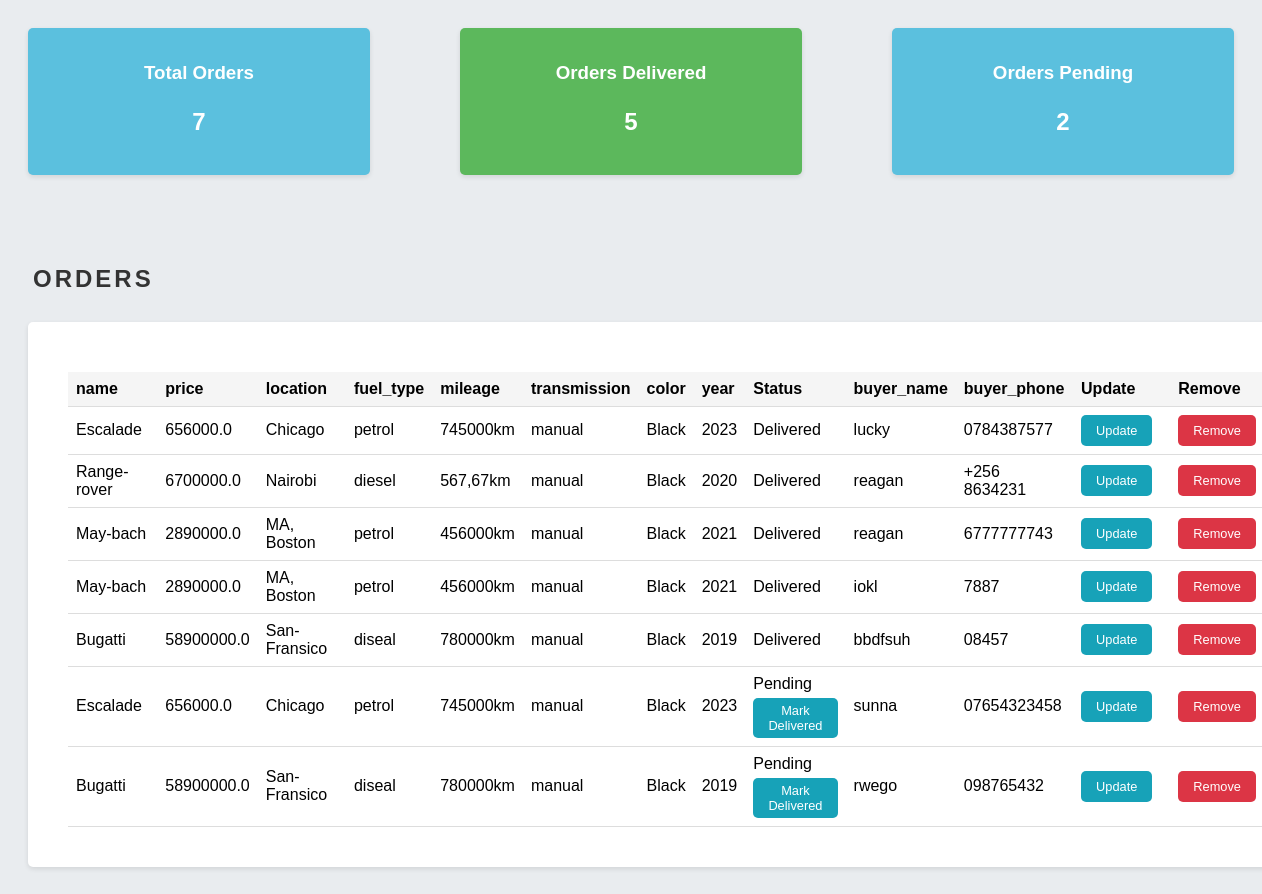
The page /dashboard/ (signed in) on the database its author committed.
### mycarproject/models.py (models this page shows, shortened)
class Order(models.Model):
     STATUS_CHOICES = (
            ('Pending', 'Pending'),
           ('Delivered', 'Delivered'),
     )
     name = models.CharField(max_length=100)
     price = models.DecimalField(max_digits=10,decimal_places=1)
     location = models.CharField(max_length=100)
     fuel_type = models.CharField(max_length=50, default='petrol')
     mileage = models.CharField(max_length=50, default='0')
     transmission = models.CharField(max_length=50, default='manual')
     color = models.CharField(max_length=50, default='Black')
     year = models.IntegerField()
     status = models.CharField(max_length=20, choices=STATUS_CHOICES, default='Pending')
     buyer_name = models.CharField(max_length=100, default='reagan')
     buyer_phone = models.CharField(max_length=15, default='+256 5685431')

### mycarproject/views.py (the view, shortened to what this page needs)
# urls.py: path('dashboard/', views.dashboard,name='dashboard'),
def dashboard(request):
    orders = Order.objects.all()
    total_orders = orders.count()
    delivered = orders.filter(status='Delivered').count()
    pending = orders.filter(status='Pending').count()
    request.session['is_admin_authenticated'] = False
    return render(request, 'mycarproject/dashboard.html', {
        'orders': orders,
        'total_orders': total_orders,
        'delivered': delivered,
        'pending': pending,
    })

### mycarproject/templates/mycarproject/dashboard.html (shortened to what this page needs)
<!DOCTYPE html>
<html lang="en">
<head>
</head>
<body>
    <div class="dashboard-container">
        <div class="card">
            <h3>Total Orders</h3>
            <p>{{ total_orders }}</p>
        </div>
        <div class="card delivered">
            <h3>Orders Delivered</h3>
            <p>{{ delivered }}</p>
        </div>
        <div class="card pending">
            <h3>Orders Pending</h3>
            <p>{{ pending }}</p>
        </div>
    </div>
    <main>
        <h2>Orders</h2>
        <div class="orders">
            <table>
                <thead>
                    <tr>
                        <th>name</th>
                        <th>price</th>
                        <th>location</th>
                        <th>fuel_type</th>
                        <th>mileage</th>
                        <th>transmission</th>
                        <th>color</th>
                        <th>year</th>
                        <th>Status</th>
                        <th>buyer_name</th>
                        <th>buyer_phone</th>
                        <th>Update</th>
                        <th>Remove</th>
                    </tr>
                </thead>
                <tbody>
                    {% for order in orders %}
                    <tr>
                        <td>{{ order.name }}</td>
                        <td>{{ order.price }}</td>
                        <td>{{ order.location }}</td>
                        <td>{{ order.fuel_type }}</td>
                        <td>{{ order.mileage }}</td>
                        <td>{{ order.transmission }}</td>
                        <td>{{ order.color }}</td>
                        <td>{{ order.year }}</td>
                        <td>{{ order.status }}
                            {% if order.status == "Pending" %}
                            <form method="post" action="{% url 'mark_delivered' order.pk %}" style="margin-top: 5px;">
                                <button type="submit" class="update-button">Mark Delivered</button>
                            </form>
                            {% endif %}
                        </td>
                        <td>{{ order.buyer_name }}</td>
                        <td>{{ order.buyer_phone}}</td>
                        <td><a href="{% url 'update_order' order.pk %}" class="update-button">Update</a></td>
                        <td><a href="{% url 'delete_order' order.pk %}" class="remove-button">Remove</a></td>
                    </tr>
                    {% endfor %}
                </tbody>
            </table>
        </div>
    </main>
</body>
</html>

### mycarproject/templates/mycarproject/dashboard.html (style rules this page uses)
body { font-family: sans-serif; background-color: #e9ecef; padding: 20px; }
.dashboard-container { display: flex; justify-content: center; gap: 90px; margin-bottom: 70px; box-sizing: border-box; width: 100%; }
.card { background-color: #5bc0de; border-radius: 5px; padding: 15px; text-align: center; box-shadow: 0 2px 5px rgba(0, 0, 0, 0.1); width: 500px; color: white; }
.card.delivered { background-color: #5cb85c; }
.card.pending { background-color: #5bc0de; }
.card h3 { margin-bottom: 5px; color: white; }
.card p { font-size: 1.5em; font-weight: bold; color: white; }
main { display: flex; flex-direction: column; gap: 20px; }
h2 { color: #333; margin-bottom: 9px; text-transform: uppercase; letter-spacing: 3px; margin-left: 5px; }
.orders { background-color: white; border-radius: 5px; padding: 40px; box-shadow: 0 2px 5px rgba(0, 0, 0, 0.1); width: 100%; overflow-x: auto; }
a { text-decoration: none; color: #007bff; margin-right: 10px; }
table { width: 100%; border-collapse: collapse; margin-top: 10px; }
th, td { padding: 8px; text-align: left; border-bottom: 1px solid #ddd; }
th { background-color: #f5f5f5; font-weight: bold; }
.update-button { background-color: #17a2b8; color: white; padding: 5px 10px; border: none; border-radius: 5px; cursor: pointer; text-decoration: none; display: inline-block; font-size: 0.8em; }
.remove-button { background-color: #dc3545; color: white; padding: 5px 10px; border: none; border-radius: 5px; cursor: pointer; text-decoration: none; display: inline-block; font-size: 0.8em; }
table a { padding: 5px 10px; border-radius: 5px; color: white; text-decoration: none; display: inline-block; }
table a[href*="update_order"] { background-color: #17a2b8; }
table a[href*="delete_order"] { background-color: #dc3545; }
.orders a { background-color: #007bff; color: white; padding: 8px 15px; border-radius: 5px; text-decoration: none; display: inline-block; font-size: 0.8em; }

### rows shown on the page
Order: name "Escalade", price "656000.0", location "Chicago", fuel_type "petrol", mileage "745000km", transmission "manual", color "Black", year "2023", status "Delivered", buyer_name "lucky", buyer_phone "0784387577"
Order: name "Range-rover", price "6700000.0", location "Nairobi", fuel_type "diesel", mileage "567,67km", transmission "manual", color "Black", year "2020", status "Delivered", buyer_name "reagan", buyer_phone "+256 8634231"
Order: name "May-bach", price "2890000.0", location "MA, Boston", fuel_type "petrol", mileage "456000km", transmission "manual", color "Black", year "2021", status "Delivered", buyer_name "reagan", buyer_phone "6777777743"
Order: name "May-bach", price "2890000.0", location "MA, Boston", fuel_type "petrol", mileage "456000km", transmission "manual", color "Black", year "2021", status "Delivered", buyer_name "iokl", buyer_phone "7887"
Order: name "Bugatti", price "58900000.0", location "San-Fransico", fuel_type "diseal", mileage "780000km", transmission "manual", color "Black", year "2019", status "Delivered", buyer_name "bbdfsuh", buyer_phone "08457"
Order: name "Escalade", price "656000.0", location "Chicago", fuel_type "petrol", mileage "745000km", transmission "manual", color "Black", year "2023", status "Pending", shows "Mark Delivered", buyer_name "sunna", buyer_phone "07654323458"
Order: name "Bugatti", price "58900000.0", location "San-Fransico", fuel_type "diseal", mileage "780000km", transmission "manual", color "Black", year "2019", status "Pending", shows "Mark Delivered", buyer_name "rwego", buyer_phone "098765432"

### other values the page prints
{{ total_orders }} "7"
{{ delivered }} "5"
{{ pending }} "2"
